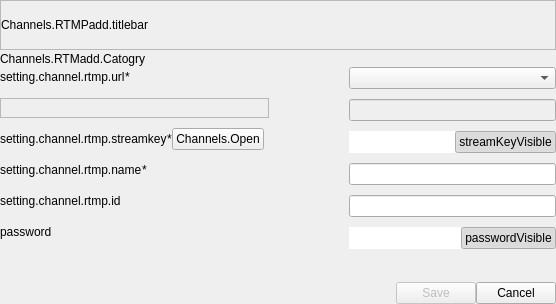
<?xml version="1.0" encoding="UTF-8"?>
<ui version="4.0">
 <class>RtmpChannelView</class>
 <widget class="QWidget" name="RtmpChannelView">
  <property name="geometry">
   <rect>
    <x>0</x>
    <y>0</y>
    <width>556</width>
    <height>304</height>
   </rect>
  </property>
  <property name="windowTitle">
   <string>Dialog</string>
  </property>
  <layout class="QVBoxLayout" name="verticalLayout">
   <property name="spacing">
    <number>0</number>
   </property>
   <property name="leftMargin">
    <number>0</number>
   </property>
   <property name="topMargin">
    <number>0</number>
   </property>
   <property name="rightMargin">
    <number>0</number>
   </property>
   <property name="bottomMargin">
    <number>0</number>
   </property>
   <item>
    <widget class="QFrame" name="MenuFrame">
     <property name="minimumSize">
      <size>
       <width>0</width>
       <height>50</height>
      </size>
     </property>
     <property name="frameShape">
      <enum>QFrame::StyledPanel</enum>
     </property>
     <property name="frameShadow">
      <enum>QFrame::Raised</enum>
     </property>
     <layout class="QHBoxLayout" name="horizontalLayout_6">
      <property name="spacing">
       <number>0</number>
      </property>
      <property name="leftMargin">
       <number>0</number>
      </property>
      <property name="topMargin">
       <number>0</number>
      </property>
      <property name="rightMargin">
       <number>0</number>
      </property>
      <property name="bottomMargin">
       <number>0</number>
      </property>
      <item>
       <widget class="QLabel" name="TitleLabel">
        <property name="text">
         <string>Channels.RTMPadd.titlebar</string>
        </property>
       </widget>
      </item>
      <item>
       <spacer name="horizontalSpacer_3">
        <property name="orientation">
         <enum>Qt::Horizontal</enum>
        </property>
        <property name="sizeHint" stdset="0">
         <size>
          <width>40</width>
          <height>20</height>
         </size>
        </property>
       </spacer>
      </item>
     </layout>
    </widget>
   </item>
   <item>
    <widget class="QFrame" name="CategoryFrame">
     <property name="sizePolicy">
      <sizepolicy hsizetype="Preferred" vsizetype="Maximum">
       <horstretch>0</horstretch>
       <verstretch>0</verstretch>
      </sizepolicy>
     </property>
     <layout class="QHBoxLayout" name="horizontalLayout_8">
      <property name="spacing">
       <number>0</number>
      </property>
      <property name="leftMargin">
       <number>0</number>
      </property>
      <property name="topMargin">
       <number>0</number>
      </property>
      <property name="rightMargin">
       <number>0</number>
      </property>
      <property name="bottomMargin">
       <number>0</number>
      </property>
      <item>
       <widget class="QLabel" name="CategoryLabel">
        <property name="sizePolicy">
         <sizepolicy hsizetype="Preferred" vsizetype="Expanding">
          <horstretch>0</horstretch>
          <verstretch>0</verstretch>
         </sizepolicy>
        </property>
        <property name="text">
         <string>Channels.RTMadd.Catogry</string>
        </property>
        <property name="alignment">
         <set>Qt::AlignLeading|Qt::AlignLeft|Qt::AlignVCenter</set>
        </property>
       </widget>
      </item>
      <item>
       <spacer name="horizontalSpacer_4">
        <property name="orientation">
         <enum>Qt::Horizontal</enum>
        </property>
        <property name="sizeHint" stdset="0">
         <size>
          <width>390</width>
          <height>17</height>
         </size>
        </property>
       </spacer>
      </item>
     </layout>
    </widget>
   </item>
   <item alignment="Qt::AlignTop">
    <widget class="QFrame" name="EditAreaFrame">
     <property name="sizePolicy">
      <sizepolicy hsizetype="Expanding" vsizetype="Expanding">
       <horstretch>1</horstretch>
       <verstretch>1</verstretch>
      </sizepolicy>
     </property>
     <property name="layoutDirection">
      <enum>Qt::LeftToRight</enum>
     </property>
     <layout class="QHBoxLayout" name="horizontalLayout_9">
      <property name="spacing">
       <number>0</number>
      </property>
      <property name="leftMargin">
       <number>0</number>
      </property>
      <property name="topMargin">
       <number>0</number>
      </property>
      <property name="rightMargin">
       <number>0</number>
      </property>
      <property name="bottomMargin">
       <number>0</number>
      </property>
      <item>
       <widget class="QFrame" name="LeftFrame">
        <property name="sizePolicy">
         <sizepolicy hsizetype="Maximum" vsizetype="Expanding">
          <horstretch>0</horstretch>
          <verstretch>0</verstretch>
         </sizepolicy>
        </property>
        <layout class="QVBoxLayout" name="verticalLayout_2" stretch="1,1,1,1,1,1,0">
         <property name="spacing">
          <number>10</number>
         </property>
         <property name="leftMargin">
          <number>0</number>
         </property>
         <property name="topMargin">
          <number>0</number>
         </property>
         <property name="rightMargin">
          <number>0</number>
         </property>
         <property name="bottomMargin">
          <number>0</number>
         </property>
         <item alignment="Qt::AlignVCenter">
          <widget class="QFrame" name="URLFrame">
           <layout class="QHBoxLayout" name="horizontalLayout_2">
            <property name="spacing">
             <number>0</number>
            </property>
            <property name="leftMargin">
             <number>0</number>
            </property>
            <property name="topMargin">
             <number>0</number>
            </property>
            <property name="rightMargin">
             <number>0</number>
            </property>
            <property name="bottomMargin">
             <number>0</number>
            </property>
            <item>
             <widget class="QLabel" name="PlatformLabel">
              <property name="sizePolicy">
               <sizepolicy hsizetype="Preferred" vsizetype="Expanding">
                <horstretch>0</horstretch>
                <verstretch>0</verstretch>
               </sizepolicy>
              </property>
              <property name="text">
               <string>setting.channel.rtmp.url</string>
              </property>
             </widget>
            </item>
            <item alignment="Qt::AlignHCenter|Qt::AlignVCenter">
             <widget class="QLabel" name="MustBeLabel">
              <property name="text">
               <string>*</string>
              </property>
              <property name="alignment">
               <set>Qt::AlignCenter</set>
              </property>
             </widget>
            </item>
            <item>
             <spacer name="horizontalSpacer_6">
              <property name="orientation">
               <enum>Qt::Horizontal</enum>
              </property>
              <property name="sizeHint" stdset="0">
               <size>
                <width>40</width>
                <height>20</height>
               </size>
              </property>
             </spacer>
            </item>
           </layout>
          </widget>
         </item>
         <item>
          <widget class="QFrame" name="frame">
           <property name="minimumSize">
            <size>
             <width>0</width>
             <height>0</height>
            </size>
           </property>
           <property name="frameShape">
            <enum>QFrame::StyledPanel</enum>
           </property>
           <property name="frameShadow">
            <enum>QFrame::Raised</enum>
           </property>
           <layout class="QHBoxLayout" name="horizontalLayout_10">
            <property name="spacing">
             <number>0</number>
            </property>
            <property name="leftMargin">
             <number>0</number>
            </property>
            <property name="topMargin">
             <number>0</number>
            </property>
            <property name="rightMargin">
             <number>0</number>
            </property>
            <property name="bottomMargin">
             <number>0</number>
            </property>
            <item>
             <spacer name="horizontalSpacer_2">
              <property name="orientation">
               <enum>Qt::Horizontal</enum>
              </property>
              <property name="sizeType">
               <enum>QSizePolicy::Preferred</enum>
              </property>
              <property name="sizeHint" stdset="0">
               <size>
                <width>267</width>
                <height>0</height>
               </size>
              </property>
             </spacer>
            </item>
           </layout>
          </widget>
         </item>
         <item alignment="Qt::AlignVCenter">
          <widget class="QFrame" name="StreamKeyFrame">
           <layout class="QHBoxLayout" name="horizontalLayout_3">
            <property name="spacing">
             <number>0</number>
            </property>
            <property name="sizeConstraint">
             <enum>QLayout::SetMaximumSize</enum>
            </property>
            <property name="leftMargin">
             <number>0</number>
            </property>
            <property name="topMargin">
             <number>0</number>
            </property>
            <property name="rightMargin">
             <number>0</number>
            </property>
            <property name="bottomMargin">
             <number>0</number>
            </property>
            <item>
             <widget class="QLabel" name="StreamKeyLabel">
              <property name="sizePolicy">
               <sizepolicy hsizetype="Expanding" vsizetype="Fixed">
                <horstretch>0</horstretch>
                <verstretch>0</verstretch>
               </sizepolicy>
              </property>
              <property name="text">
               <string>setting.channel.rtmp.streamkey</string>
              </property>
              <property name="alignment">
               <set>Qt::AlignLeading|Qt::AlignLeft|Qt::AlignVCenter</set>
              </property>
             </widget>
            </item>
            <item alignment="Qt::AlignHCenter|Qt::AlignVCenter">
             <widget class="QLabel" name="MustBeLabelStreamKey">
              <property name="sizePolicy">
               <sizepolicy hsizetype="Maximum" vsizetype="Fixed">
                <horstretch>0</horstretch>
                <verstretch>0</verstretch>
               </sizepolicy>
              </property>
              <property name="text">
               <string>*</string>
              </property>
              <property name="alignment">
               <set>Qt::AlignCenter</set>
              </property>
             </widget>
            </item>
            <item>
             <widget class="QPushButton" name="OpenLink">
              <property name="sizePolicy">
               <sizepolicy hsizetype="Maximum" vsizetype="Expanding">
                <horstretch>0</horstretch>
                <verstretch>0</verstretch>
               </sizepolicy>
              </property>
              <property name="focusPolicy">
               <enum>Qt::NoFocus</enum>
              </property>
              <property name="text">
               <string>Channels.Open</string>
              </property>
              <property name="autoDefault">
               <bool>false</bool>
              </property>
             </widget>
            </item>
            <item>
             <spacer name="horizontalSpacer_5">
              <property name="orientation">
               <enum>Qt::Horizontal</enum>
              </property>
              <property name="sizeHint" stdset="0">
               <size>
                <width>0</width>
                <height>0</height>
               </size>
              </property>
             </spacer>
            </item>
           </layout>
          </widget>
         </item>
         <item alignment="Qt::AlignVCenter">
          <widget class="QFrame" name="NameFrame">
           <layout class="QHBoxLayout" name="horizontalLayout_7">
            <property name="spacing">
             <number>0</number>
            </property>
            <property name="leftMargin">
             <number>0</number>
            </property>
            <property name="topMargin">
             <number>0</number>
            </property>
            <property name="rightMargin">
             <number>0</number>
            </property>
            <property name="bottomMargin">
             <number>0</number>
            </property>
            <item alignment="Qt::AlignLeft">
             <widget class="QLabel" name="NameLabel">
              <property name="sizePolicy">
               <sizepolicy hsizetype="Preferred" vsizetype="Expanding">
                <horstretch>0</horstretch>
                <verstretch>0</verstretch>
               </sizepolicy>
              </property>
              <property name="text">
               <string>setting.channel.rtmp.name</string>
              </property>
             </widget>
            </item>
            <item alignment="Qt::AlignHCenter|Qt::AlignVCenter">
             <widget class="QLabel" name="NameMustbeLabel">
              <property name="sizePolicy">
               <sizepolicy hsizetype="Maximum" vsizetype="Maximum">
                <horstretch>0</horstretch>
                <verstretch>0</verstretch>
               </sizepolicy>
              </property>
              <property name="text">
               <string>*</string>
              </property>
              <property name="alignment">
               <set>Qt::AlignCenter</set>
              </property>
             </widget>
            </item>
            <item>
             <spacer name="horizontalSpacer_7">
              <property name="orientation">
               <enum>Qt::Horizontal</enum>
              </property>
              <property name="sizeHint" stdset="0">
               <size>
                <width>40</width>
                <height>20</height>
               </size>
              </property>
             </spacer>
            </item>
           </layout>
          </widget>
         </item>
         <item>
          <widget class="QLabel" name="UserIDLabel">
           <property name="sizePolicy">
            <sizepolicy hsizetype="Preferred" vsizetype="Expanding">
             <horstretch>0</horstretch>
             <verstretch>0</verstretch>
            </sizepolicy>
           </property>
           <property name="text">
            <string>setting.channel.rtmp.id</string>
           </property>
          </widget>
         </item>
         <item>
          <widget class="QLabel" name="UserPasswordLabel">
           <property name="sizePolicy">
            <sizepolicy hsizetype="Preferred" vsizetype="Expanding">
             <horstretch>0</horstretch>
             <verstretch>0</verstretch>
            </sizepolicy>
           </property>
           <property name="text">
            <string>password</string>
           </property>
          </widget>
         </item>
         <item>
          <spacer name="verticalSpacer">
           <property name="orientation">
            <enum>Qt::Vertical</enum>
           </property>
           <property name="sizeHint" stdset="0">
            <size>
             <width>20</width>
             <height>40</height>
            </size>
           </property>
          </spacer>
         </item>
        </layout>
       </widget>
      </item>
      <item>
       <spacer name="horizontalSpacer_8">
        <property name="orientation">
         <enum>Qt::Horizontal</enum>
        </property>
        <property name="sizeHint" stdset="0">
         <size>
          <width>40</width>
          <height>20</height>
         </size>
        </property>
       </spacer>
      </item>
      <item>
       <widget class="QFrame" name="RightFrame">
        <property name="sizePolicy">
         <sizepolicy hsizetype="Expanding" vsizetype="Expanding">
          <horstretch>0</horstretch>
          <verstretch>0</verstretch>
         </sizepolicy>
        </property>
        <layout class="QVBoxLayout" name="verticalLayout_3" stretch="1,1,1,1,1,1,0">
         <property name="spacing">
          <number>10</number>
         </property>
         <property name="leftMargin">
          <number>0</number>
         </property>
         <property name="topMargin">
          <number>0</number>
         </property>
         <property name="rightMargin">
          <number>0</number>
         </property>
         <property name="bottomMargin">
          <number>0</number>
         </property>
         <item>
          <widget class="PLSComboBox" name="PlatformCombbox">
           <property name="sizePolicy">
            <sizepolicy hsizetype="Expanding" vsizetype="Expanding">
             <horstretch>0</horstretch>
             <verstretch>0</verstretch>
            </sizepolicy>
           </property>
           <property name="iconSize">
            <size>
             <width>32</width>
             <height>32</height>
            </size>
           </property>
          </widget>
         </item>
         <item>
          <widget class="QLineEdit" name="RTMPUrlEdit">
           <property name="enabled">
            <bool>false</bool>
           </property>
           <property name="sizePolicy">
            <sizepolicy hsizetype="Expanding" vsizetype="Expanding">
             <horstretch>0</horstretch>
             <verstretch>0</verstretch>
            </sizepolicy>
           </property>
           <property name="maxLength">
            <number>1000</number>
           </property>
          </widget>
         </item>
         <item>
          <widget class="QFrame" name="StreamKeyComplexEditor">
           <property name="focusPolicy">
            <enum>Qt::StrongFocus</enum>
           </property>
           <property name="isFocus" stdset="0">
            <bool>false</bool>
           </property>
           <layout class="QHBoxLayout" name="horizontalLayout_5">
            <property name="spacing">
             <number>0</number>
            </property>
            <property name="leftMargin">
             <number>0</number>
            </property>
            <property name="topMargin">
             <number>0</number>
            </property>
            <property name="rightMargin">
             <number>0</number>
            </property>
            <property name="bottomMargin">
             <number>0</number>
            </property>
            <item>
             <widget class="QLineEdit" name="StreamKeyEdit">
              <property name="sizePolicy">
               <sizepolicy hsizetype="Expanding" vsizetype="Expanding">
                <horstretch>0</horstretch>
                <verstretch>0</verstretch>
               </sizepolicy>
              </property>
              <property name="focusPolicy">
               <enum>Qt::StrongFocus</enum>
              </property>
              <property name="frame">
               <bool>false</bool>
              </property>
              <property name="echoMode">
               <enum>QLineEdit::Password</enum>
              </property>
             </widget>
            </item>
            <item>
             <widget class="QPushButton" name="StreamKeyVisible">
              <property name="sizePolicy">
               <sizepolicy hsizetype="Preferred" vsizetype="Expanding">
                <horstretch>0</horstretch>
                <verstretch>0</verstretch>
               </sizepolicy>
              </property>
              <property name="focusPolicy">
               <enum>Qt::NoFocus</enum>
              </property>
              <property name="text">
               <string>streamKeyVisible</string>
              </property>
              <property name="checkable">
               <bool>true</bool>
              </property>
              <property name="checked">
               <bool>true</bool>
              </property>
              <property name="autoDefault">
               <bool>false</bool>
              </property>
             </widget>
            </item>
           </layout>
          </widget>
         </item>
         <item>
          <widget class="QLineEdit" name="NameEdit">
           <property name="sizePolicy">
            <sizepolicy hsizetype="Expanding" vsizetype="Expanding">
             <horstretch>0</horstretch>
             <verstretch>0</verstretch>
            </sizepolicy>
           </property>
           <property name="maxLength">
            <number>20</number>
           </property>
          </widget>
         </item>
         <item>
          <widget class="QLineEdit" name="UserIDEdit">
           <property name="sizePolicy">
            <sizepolicy hsizetype="Expanding" vsizetype="Expanding">
             <horstretch>0</horstretch>
             <verstretch>0</verstretch>
            </sizepolicy>
           </property>
           <property name="maxLength">
            <number>100</number>
           </property>
          </widget>
         </item>
         <item>
          <widget class="QFrame" name="PasswordComplexEditor">
           <property name="focusPolicy">
            <enum>Qt::StrongFocus</enum>
           </property>
           <property name="isFocus" stdset="0">
            <bool>false</bool>
           </property>
           <layout class="QHBoxLayout" name="horizontalLayout_4">
            <property name="spacing">
             <number>0</number>
            </property>
            <property name="leftMargin">
             <number>0</number>
            </property>
            <property name="topMargin">
             <number>0</number>
            </property>
            <property name="rightMargin">
             <number>0</number>
            </property>
            <property name="bottomMargin">
             <number>0</number>
            </property>
            <item>
             <widget class="QLineEdit" name="UserPasswordEdit">
              <property name="sizePolicy">
               <sizepolicy hsizetype="Expanding" vsizetype="Expanding">
                <horstretch>0</horstretch>
                <verstretch>0</verstretch>
               </sizepolicy>
              </property>
              <property name="focusPolicy">
               <enum>Qt::StrongFocus</enum>
              </property>
              <property name="frame">
               <bool>false</bool>
              </property>
              <property name="echoMode">
               <enum>QLineEdit::Password</enum>
              </property>
             </widget>
            </item>
            <item>
             <widget class="QPushButton" name="PasswordVisible">
              <property name="sizePolicy">
               <sizepolicy hsizetype="Preferred" vsizetype="Expanding">
                <horstretch>0</horstretch>
                <verstretch>0</verstretch>
               </sizepolicy>
              </property>
              <property name="focusPolicy">
               <enum>Qt::NoFocus</enum>
              </property>
              <property name="text">
               <string>passwordVisible</string>
              </property>
              <property name="checkable">
               <bool>true</bool>
              </property>
              <property name="checked">
               <bool>true</bool>
              </property>
              <property name="autoDefault">
               <bool>false</bool>
              </property>
             </widget>
            </item>
           </layout>
          </widget>
         </item>
         <item>
          <spacer name="verticalSpacer_2">
           <property name="orientation">
            <enum>Qt::Vertical</enum>
           </property>
           <property name="sizeHint" stdset="0">
            <size>
             <width>20</width>
             <height>40</height>
            </size>
           </property>
          </spacer>
         </item>
        </layout>
       </widget>
      </item>
     </layout>
    </widget>
   </item>
   <item>
    <widget class="QFrame" name="ButtonsFrame">
     <layout class="QHBoxLayout" name="horizontalLayout">
      <property name="spacing">
       <number>0</number>
      </property>
      <property name="leftMargin">
       <number>0</number>
      </property>
      <property name="topMargin">
       <number>0</number>
      </property>
      <property name="rightMargin">
       <number>0</number>
      </property>
      <property name="bottomMargin">
       <number>0</number>
      </property>
      <item>
       <spacer name="horizontalSpacer">
        <property name="orientation">
         <enum>Qt::Horizontal</enum>
        </property>
        <property name="sizeHint" stdset="0">
         <size>
          <width>40</width>
          <height>20</height>
         </size>
        </property>
       </spacer>
      </item>
      <item>
       <widget class="QPushButton" name="SaveBtn">
        <property name="enabled">
         <bool>false</bool>
        </property>
        <property name="focusPolicy">
         <enum>Qt::NoFocus</enum>
        </property>
        <property name="text">
         <string>Save</string>
        </property>
        <property name="autoDefault">
         <bool>false</bool>
        </property>
       </widget>
      </item>
      <item>
       <widget class="QPushButton" name="CancelBtn">
        <property name="focusPolicy">
         <enum>Qt::NoFocus</enum>
        </property>
        <property name="text">
         <string>Cancel</string>
        </property>
        <property name="autoDefault">
         <bool>false</bool>
        </property>
       </widget>
      </item>
     </layout>
    </widget>
   </item>
  </layout>
 </widget>
 <customwidgets>
  <customwidget>
   <class>PLSComboBox</class>
   <extends>QComboBox</extends>
   <header location="global">combobox.hpp</header>
  </customwidget>
 </customwidgets>
 <tabstops>
  <tabstop>PlatformCombbox</tabstop>
  <tabstop>RTMPUrlEdit</tabstop>
  <tabstop>StreamKeyEdit</tabstop>
  <tabstop>NameEdit</tabstop>
  <tabstop>UserIDEdit</tabstop>
  <tabstop>UserPasswordEdit</tabstop>
  <tabstop>SaveBtn</tabstop>
 </tabstops>
 <resources/>
 <connections/>
</ui>
